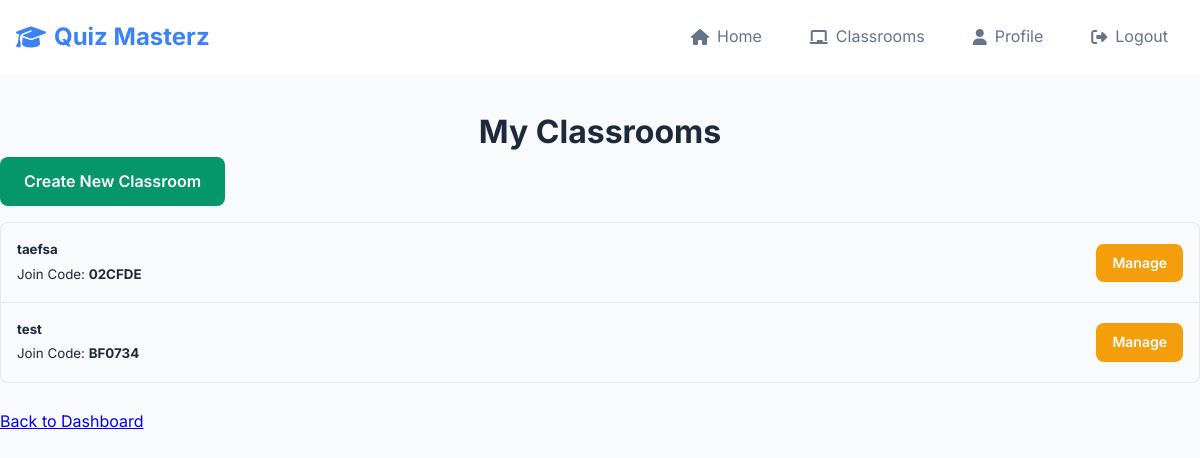
Before: /teacher/classrooms (signed in) with the older database file.
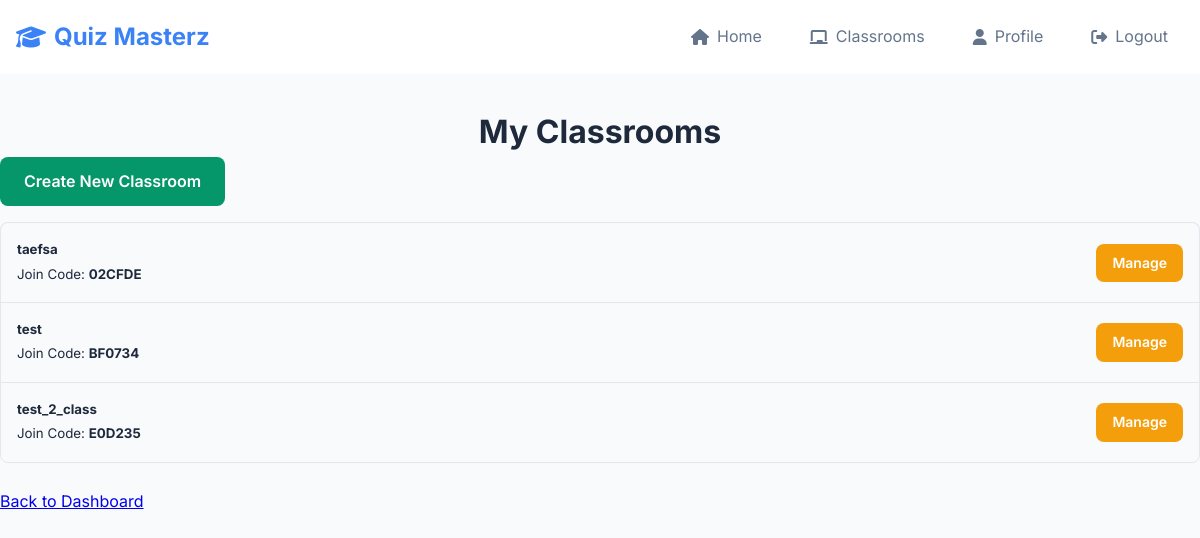
After: the same page with the newer database file.
### website/models.py (models this page shows, shortened)
class Classroom(db.Model):
    id = db.Column(db.Integer, primary_key=True)
    name = db.Column(db.String(100), nullable=False)
    teacher_id = db.Column(db.Integer, db.ForeignKey('user.id'), nullable=False)
    join_code = db.Column(db.String(8), unique=True, nullable=False)
    quizzes = db.relationship('Quiz', secondary=classroom_quizzes,
                              backref=db.backref('classrooms_assigned_to', lazy='dynamic'),
                              lazy='dynamic')
    quiz_attempts = db.relationship('StudentQuizAttempt', backref='classroom', lazy='dynamic')

### website/views.py (the view)
@views.route('/teacher/classrooms', methods=['GET'])
@login_required
def teacher_classrooms():
    if current_user.role != 'teacher':
        flash('Access denied.', category='error')
        return redirect(url_for('views.home'))
    classrooms = Classroom.query.filter_by(teacher_id=current_user.id).all()
    return render_template("teacher_classrooms.html", user=current_user, classrooms=classrooms)

### website/__init__.py (called while the page is built)
def create_app():
    app = Flask(__name__)
    app.config['SECRET_KEY'] = 'hjshjhdjah kjshkjdhjs'
    app.config['SQLALCHEMY_DATABASE_URI'] = f'sqlite:///{DB_NAME}'
    db.init_app(app)
    from .views import views
    from .auth import auth
    app.register_blueprint(views, url_prefix='/')
    app.register_blueprint(auth, url_prefix='/')
    with app.app_context():
        db.create_all()
    from .models import User, Classroom, Quiz, Question, Answer, StudentQuizAttempt
    login_manager = LoginManager()
    login_manager.login_view = 'auth.login'
    login_manager.init_app(app)
    @login_manager.user_loader
    def load_user(id):
        return User.query.get(int(id))
    return app

### website/templates/teacher_classrooms.html (shortened to what this page needs)
{% extends "base.html" %}
{% block content %}
<h1 align="center">My Classrooms</h1>
<div class="mb-3">
    <a href="{{ url_for('views.create_classroom') }}" class="btn btn-success">Create New Classroom</a>
</div>
{% if classrooms %}
    <ul class="list-group">
        {% for classroom in classrooms %}
            <li class="list-group-item d-flex justify-content-between align-items-center">
                <div>
                    <h5>{{ classroom.name }}</h5>
                    <small>Join Code: <strong>{{ classroom.join_code }}</strong></small>
                </div>
                <div>
                    <a href="{{ url_for('views.edit_classroom', classroom_id=classroom.id) }}" class="btn btn-sm btn-warning">Manage</a>
                </div>
            </li>
        {% endfor %}
    </ul>
{% else %}
    <p>You haven't created any classrooms yet.</p>
{% endif %}
<br />
<p><a href="{{ url_for('views.home') }}">Back to Dashboard</a></p>
{% endblock %}

Changed rows visible on the page:
added Classroom: name "test_2_class", join_code "E0D235"
